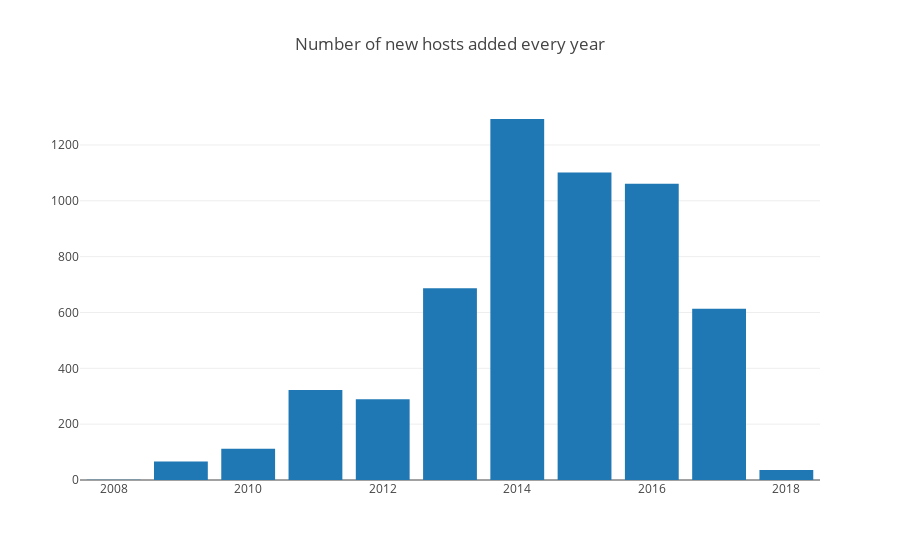

The code cell stored with this chart in its notebook:
### Code cell
data_g1 = [
    go.Bar(
        x=listings.host_since.dt.year.unique(), # assign x as the dataframe column 'x'
        y=listings.groupby(listings.host_since.dt.year)['host_id'].count()
    )
]
layout_g1 = go.Layout(
    #barmode='group',
    title = 'Number of new hosts added every year'
)
fig1 = go.Figure(data=data_g1, layout=layout_g1)
off.iplot(fig1,filename='Sample')

### Figure 1 — Plotly figure (JSON) as saved in the notebook; plotly's stock layout.template omitted (floating-point values rounded to 4 significant figures)
{"data": [{"type": "bar", "uid": "20b862e0-3328-4b22-8fbc-12380a474939", "x": [2008, 2009, 2010, 2011, 2012, 2013, 2014, 2015, 2016, 2017, null, 2018, 2019], "y": [1, 66, 112, 322, 289, 687, 1293, 1101, 1061, 613, 572, 36]}], "layout": {"title": {"text": "Number of new hosts added every year"}}}
